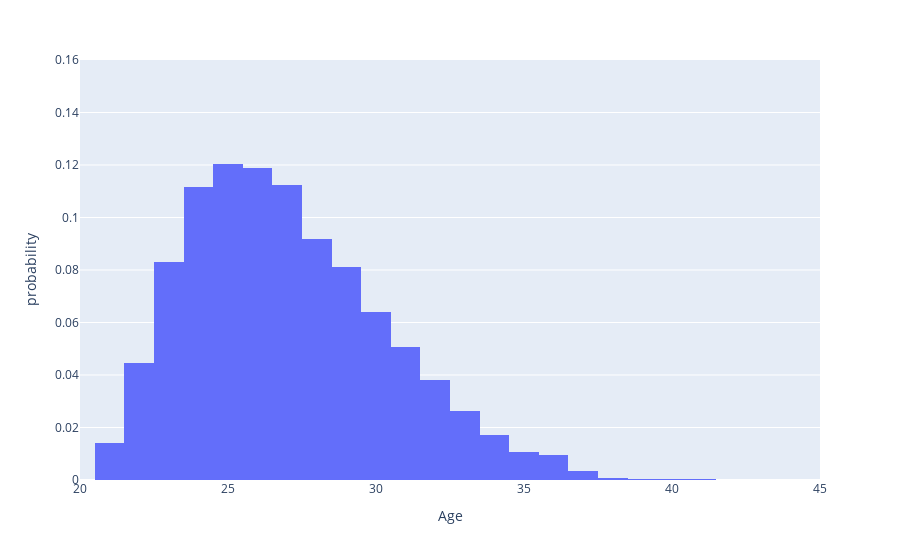

Notebook code cell kept with this figure:
### Code cell
wr_norm_fig.update_xaxes(range = [20, 45])
wr_norm_fig.update_yaxes(range = [0, 0.16])
wr_norm_fig.show()

### Figure 1 — Plotly figure (JSON) as saved in the notebook; plotly's stock layout.template omitted (floating-point values rounded to 4 significant figures; data arrays with more than 128 entries replaced by an {"elided": "..."} marker saying what was removed)
{"data": [{"alignmentgroup": "True", "bingroup": "x", "histnorm": "probability", "hovertemplate": "Age=%{x}<br>probability=%{y}<extra></extra>", "legendgroup": "", "marker": {"color": "#636efa", "pattern": {"shape": ""}}, "name": "", "offsetgroup": "", "orientation": "v", "showlegend": false, "type": "histogram", "x": {"elided": "2329 int values"}, "xaxis": "x", "yaxis": "y"}], "layout": {"barmode": "relative", "legend": {"tracegroupgap": 0}, "margin": {"t": 60}, "xaxis": {"anchor": "y", "domain": [0, 1], "range": [20, 45], "title": {"text": "Age"}}, "yaxis": {"anchor": "x", "domain": [0, 1], "range": [0, 0.16], "title": {"text": "probability"}}}}
